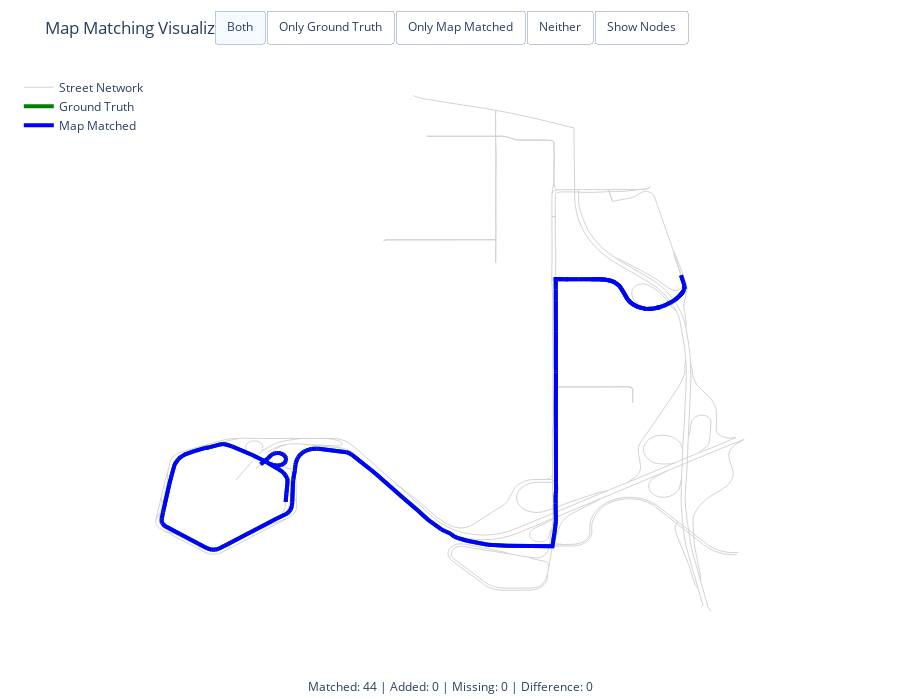

Notebook source saved alongside this figure:
### Markdown cell above
### 11) Visualizar comparação
Plotamos a rota estimada sobre o grafo e destacamos as arestas da verdade-terreno para inspeção visual do ajuste.

### Code cell
result.plot_on_graph(
    graph=G,
    ground_truth_edge_ids=ground_truth,
)

### Figure 1 — Plotly figure (JSON) as saved in the notebook; plotly's stock layout.template omitted (floating-point values rounded to 4 significant figures; data arrays with more than 128 entries replaced by an {"elided": "..."} marker saying what was removed)
{"data": [{"hoverinfo": "text", "line": {"color": "lightgray", "width": 1}, "mode": "lines", "name": "Street Network", "text": {"elided": "4509 str values"}, "type": "scatter", "visible": true, "x": {"elided": "4509 float values"}, "y": {"elided": "4509 float values"}}, {"hoverinfo": "text", "line": {"color": "green", "width": 4}, "mode": "lines", "name": "Ground Truth", "text": {"elided": "659 str values"}, "type": "scatter", "visible": true, "x": {"elided": "659 float values"}, "y": {"elided": "659 float values"}}, {"hoverinfo": "text", "line": {"color": "blue", "width": 4}, "mode": "lines", "name": "Map Matched", "text": {"elided": "659 str values"}, "type": "scatter", "visible": true, "x": {"elided": "659 float values"}, "y": {"elided": "659 float values"}}, {"hoverinfo": "text", "marker": {"color": "black", "size": 2}, "mode": "markers", "name": "Nodes", "text": {"elided": "1330 str values"}, "type": "scatter", "visible": false, "x": {"elided": "1330 float values"}, "y": {"elided": "1330 float values"}}], "layout": {"annotations": [{"font": {"size": 12}, "showarrow": false, "text": "Matched: 44 | Added: 0 | Missing: 0 | Difference: 0", "x": 0.5, "xanchor": "center", "xref": "paper", "y": -0.1, "yref": "paper"}], "dragmode": "pan", "height": 700, "hovermode": "closest", "legend": {"x": 0.01, "y": 0.99}, "margin": {"b": 60, "l": 10, "r": 10, "t": 40}, "plot_bgcolor": "white", "showlegend": true, "title": {"text": "Map Matching Visualization"}, "updatemenus": [{"buttons": [{"args": [{"visible": [true, true, true]}], "args2": [{"visible": [true, true, true]}], "label": "Both", "method": "update"}, {"args": [{"visible": [true, true, false]}], "args2": [{"visible": [true, true, true]}], "label": "Only Ground Truth", "method": "update"}, {"args": [{"visible": [true, false, true]}], "args2": [{"visible": [true, true, true]}], "label": "Only Map Matched", "method": "update"}, {"args": [{"visible": [true, false, false]}], "args2": [{"visible": [true, true, true]}], "label": "Neither", "method": "update"}, {"args": [{"visible": [true, true, true, true]}], "args2": [{"visible": [true, true, true, false]}], "label": "Show Nodes", "method": "update"}], "direction": "left", "type": "buttons", "x": 0.5, "xanchor": "center", "y": 1.1, "yanchor": "top"}], "xaxis": {"showgrid": false, "showticklabels": false, "zeroline": false}, "yaxis": {"scaleanchor": "x", "scaleratio": 1, "showgrid": false, "showticklabels": false, "zeroline": false}}}
